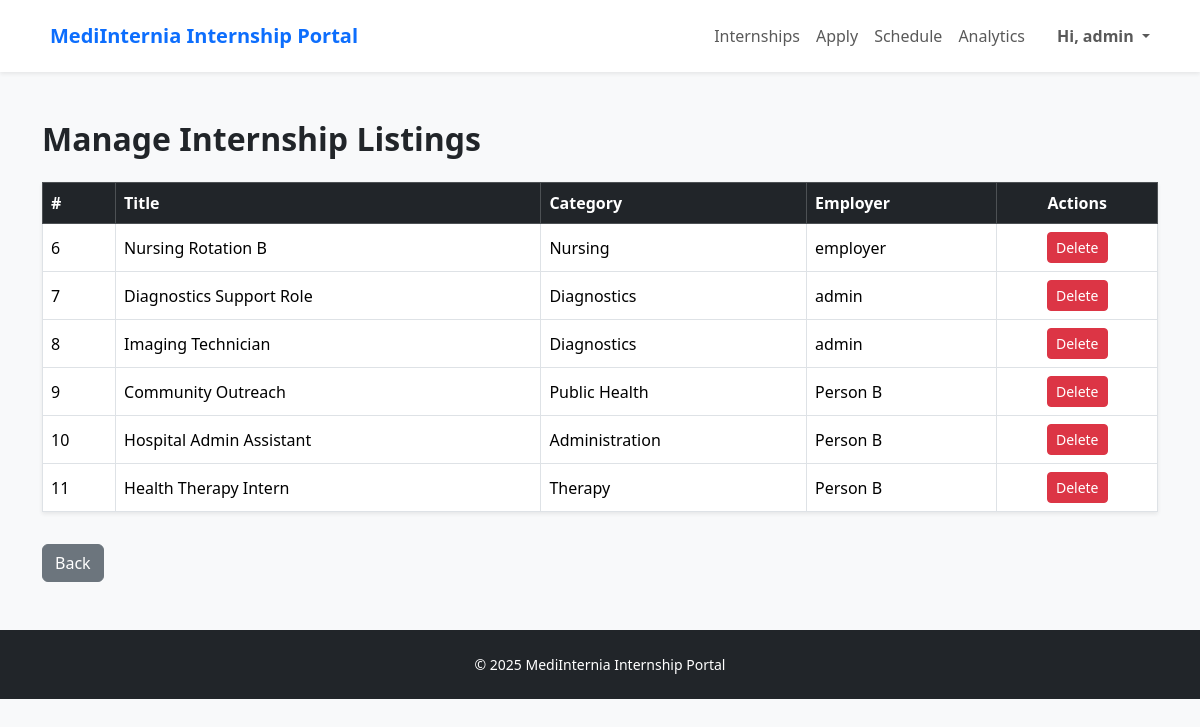
Page /public/placement_admin.php (signed in) on the committed database.
### tables this page shows
CREATE TABLE `placements` (
  `id` int(11) NOT NULL,
  `employer_id` int(11) NOT NULL,
  `title` varchar(255) NOT NULL,
  `category` varchar(100) NOT NULL,
  `created_at` timestamp NOT NULL DEFAULT current_timestamp()
);

CREATE TABLE `accounts` (
  `id` int(11) NOT NULL,
  `name` varchar(100) DEFAULT NULL,
  `email` varchar(150) DEFAULT NULL,
  `password` varchar(255) DEFAULT NULL,
  `role` enum('student','employer','admin') DEFAULT NULL,
  `created_at` timestamp NOT NULL DEFAULT current_timestamp(),
  `about` text DEFAULT NULL,
  `program_level` varchar(100) DEFAULT NULL,
  `focus` varchar(100) DEFAULT NULL,
  `availability` varchar(100) DEFAULT NULL,
  `phone` varchar(50) DEFAULT NULL,
  `location` varchar(100) DEFAULT NULL,
  `program` varchar(100) DEFAULT NULL,
  `company_name` varchar(150) DEFAULT NULL,
  `company_location` varchar(150) DEFAULT NULL,
  `company_phone` varchar(50) DEFAULT NULL,
  `company_focus` varchar(150) DEFAULT NULL,
  `company_about` text DEFAULT NULL,
  `verified` tinyint(1) NOT NULL DEFAULT 0
);

### public/placement_admin.php (the view, shortened to what this page needs)
<?php
require __DIR__ . "/../config/connection.php";
$sql = "SELECT i.id, i.title, i.category, u.name AS employer
        FROM placements i
        JOIN accounts u ON i.employer_id = u.id";
$listings = $conn->query($sql);
?>
<!DOCTYPE html>
<html lang="en">
<head>
<link href="https://cdn.jsdelivr.net/npm/bootstrap@5.3.2/dist/css/bootstrap.min.css" rel="stylesheet">
</head>
<body class="bg-light">
<?php include __DIR__ . "/../app/components/nav.php"; ?>
<main class="container py-5">
    <h2 class="fw-bold mb-4">Manage Internship Listings</h2>
    <table class="table table-bordered bg-white shadow-sm align-middle">
        <thead class="table-dark">
            <tr>
                <th>#</th><th>Title</th><th>Category</th><th>Employer</th><th class="text-center">Actions</th>
            </tr>
        </thead>
        <tbody>
        <?php while($row = $listings->fetch_assoc()): ?>
        <tr>
            <td><?= $row['id'] ?></td>
            <td><?= htmlspecialchars($row['title']) ?></td>
            <td><?= htmlspecialchars($row['category']) ?></td>
            <td><?= htmlspecialchars($row['employer']) ?></td>
            <td class="text-center">
                <a class="btn btn-danger btn-sm"
                   onclick="return confirm('Are you sure you want to delete this listing?');"
                   href="placement_admin.php?delete=<?= $row['id'] ?>">
                   <i class="bi bi-trash"></i> Delete
                </a>
            </td>
        </tr>
        <?php endwhile; ?>
        </tbody>
    </table>
    <a href="admin-dashboard.php" class="btn btn-secondary mt-3">Back</a>
</main>
<footer class="bg-dark text-white py-4 mt-auto text-center small">
    &copy; <script>document.write(new Date().getFullYear());</script> MediInternia Internship Portal
</footer>
</body>
</html>

### app/components/nav.php (shortened to what this page needs)
<?php
$current = basename($_SERVER['PHP_SELF']);
function is_active($files) {
    global $current;
    if (!is_array($files)) {
        $files = [$files];
    }
    return in_array($current, $files, true) ? ' active' : '';
}
?>
<nav class="navbar navbar-expand-lg bg-white shadow-sm sticky-top">
    <div class="container py-2">
        <a class="navbar-brand fw-bold text-primary" href="home.php">
            <i class="bi bi-heart-pulse me-2"></i>MediInternia Internship Portal
        </a>
        <div class="collapse navbar-collapse" id="mainNav">
            <ul class="navbar-nav ms-auto align-items-lg-center">
                <li class="nav-item">
                    <a class="nav-link<?= is_active(['placements.html', 'placements.php']) ?>"
                       href="placements.php">Internships</a>
                </li>
                <li class="nav-item">
                    <a class="nav-link<?= is_active(['application.html', 'apply.php']) ?>"
                       href="apply.php">Apply</a>
                </li>
                <li class="nav-item">
                    <a class="nav-link<?= is_active(['schedule.html', 'calendar.php']) ?>"
                       href="calendar.php">Schedule</a>
                </li>
                <?php if (!empty($_SESSION['role']) && $_SESSION['role'] === 'admin'): ?>
                    <li class="nav-item">
                        <a class="nav-link<?= is_active('analytics.php') ?>"
                           href="analytics.php">Analytics</a>
                    </li>
                <?php endif; ?>
                <?php if (!empty($_SESSION['user_id'])): ?>
                    <li class="nav-item dropdown ms-lg-3">
                        <a class="nav-link dropdown-toggle fw-semibold"
                           href="#"
                           id="userDropdown"
                           role="button"
                           data-bs-toggle="dropdown"
                           aria-expanded="false">
                            Hi, <?= htmlspecialchars($_SESSION['name'] ?? 'User') ?>
                        </a>
                    </li>
                <?php else: ?>
                    <li class="nav-item ms-lg-3">
                        <a class="btn btn-primary" href="signin.php">Sign In</a>
                    </li>
                <?php endif; ?>
            </ul>
        </div>
    </div>
</nav>

### rows in the picture
placements: id "6", title "Nursing Rotation B", category "Nursing", employer.name "employer"
placements: id "7", title "Diagnostics Support Role", category "Diagnostics", employer.name "admin"
placements: id "8", title "Imaging Technician", category "Diagnostics", employer.name "admin"
placements: id "9", title "Community Outreach", category "Public Health", employer.name "Person B"
placements: id "10", title "Hospital Admin Assistant", category "Administration", employer.name "Person B"
placements: id "11", title "Health Therapy Intern", category "Therapy", employer.name "Person B"

### other values in the picture
$_SESSION['name'] "admin"
